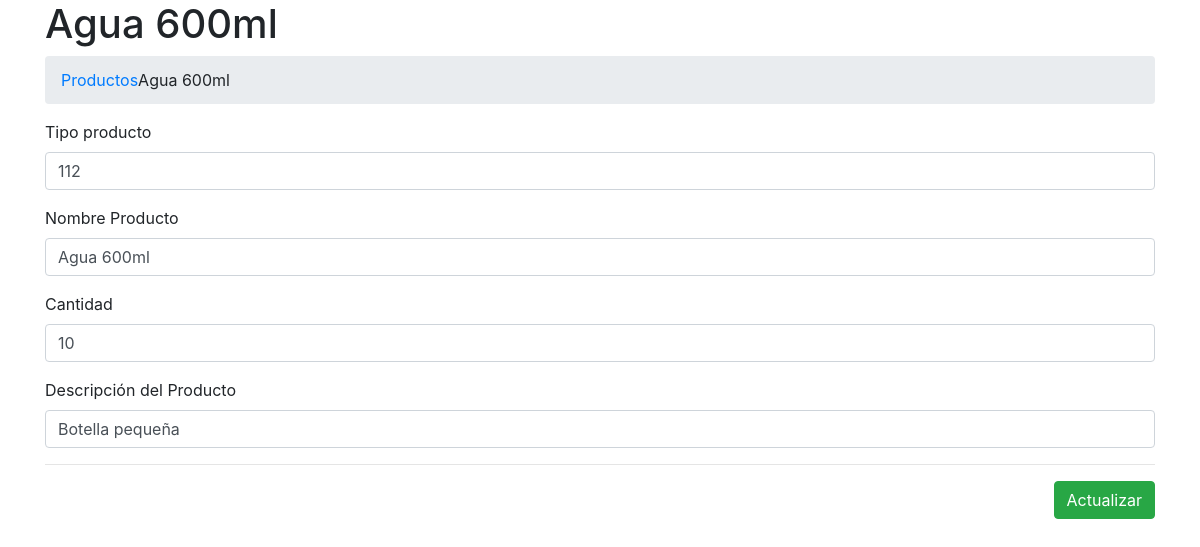
Page /?c=producto&a=Crud&idProducto=412 on the committed database.
### tables this page shows
CREATE TABLE `producto` (
  `idProducto` int(10) UNSIGNED NOT NULL,
  `nit` varchar(20) NOT NULL,
  `nomprod` varchar(100) NOT NULL,
  `precioU` float NOT NULL,
  `descrip` text
);

### Controller/producto.controller.php (called while the page is built, shortened)
<?php
require_once 'model/producto.php';
class ProductoController{
    private $model;
    public function __CONSTRUCT(){
        $this->model = new producto();
    }
    public function Crud(){
        $prod = new producto();
        if(isset($_REQUEST['idProducto'])){
            $prod = $this->model->Obtener($_REQUEST['idProducto']);
        }
        require_once 'view/header.php';
        require_once 'view/producto/producto-editar.php';
    }
}

### Model/database.php (called while the page is built)
<?php
class Database
{
    public static function Conectar()
    {
        $pdo = new PDO('mysql:host=localhost;dbname=mvc_php;charset=utf8', 'root', '');
        $pdo->setAttribute(PDO::ATTR_ERRMODE, PDO::ERRMODE_EXCEPTION);
        return $pdo;
    }
}

### Model/producto.php (called while the page is built, shortened)
<?php
class producto
{
	private $pdo;
	public function __CONSTRUCT()
	{
		try
		{
			$this->pdo = Database::Conectar();
		}
		catch(Exception $e)
		{
			die($e->getMessage());
		}
	}
	public function Obtener($idProducto)
	{
		try
		{
			$stm = $this->pdo->prepare("SELECT * FROM producto WHERE idProducto = ?");
			$stm->execute(array($idProducto));
			return $stm->fetch(PDO::FETCH_OBJ);
		} catch (Exception $e)
		{
			die($e->getMessage());
		}
	}
}

### View/producto/producto-editar.php (the view, shortened to what this page needs)
<h1 class="page-header">
    <?php echo $prod->idProducto != null ? $prod->nomprod : 'Nuevo Registro'; ?>
</h1>
<ol class="breadcrumb">
  <li><a href="?c=producto">Productos</a></li>
  <li class="active"><?php echo $prod->idProducto != null ? $prod->nomprod : 'Nuevo Registro'; ?></li>
</ol>
<form id="frm-producto" action="?c=producto&a=Editar" method="post" enctype="multipart/form-data">
    <div class="form-group">
        <label>Tipo producto</label>
        <input type="text" name="nit" value="<?php echo $prod->nit; ?>" class="form-control" placeholder="Ingrese Tipo producto" data-validacion-tipo="requerido|min:20" />
    </div>
    <div class="form-group">
        <label>Nombre Producto</label>
        <input type="text" name="nomprod" value="<?php echo $prod->nomprod; ?>" class="form-control" placeholder="Ingrese nombre producto" data-validacion-tipo="requerido|min:100" />
    </div>
    <div class="form-group">
        <label>Cantidad</label>
        <input type="text" name="precioU" value="<?php echo $prod->precioU; ?>" class="form-control" placeholder="Ingrese Cantidad" data-validacion-tipo="requerido|min:20" />
    </div>
    <div class="form-group">
        <label>Descripción del Producto</label>
        <input type="text" name="descrip" value="<?php echo $prod->descrip; ?>" class="form-control" placeholder="Ingrese descripción producto" data-validacion-tipo="requerido|min:240" />
    </div>
    <hr />
    <div class="text-right">
        <button class="btn btn-success">Actualizar</button>
    </div>
</form>

### rows in the picture
producto: nomprod "Agua 600ml", nit "112", precioU "10", descrip "Botella pequeña"
